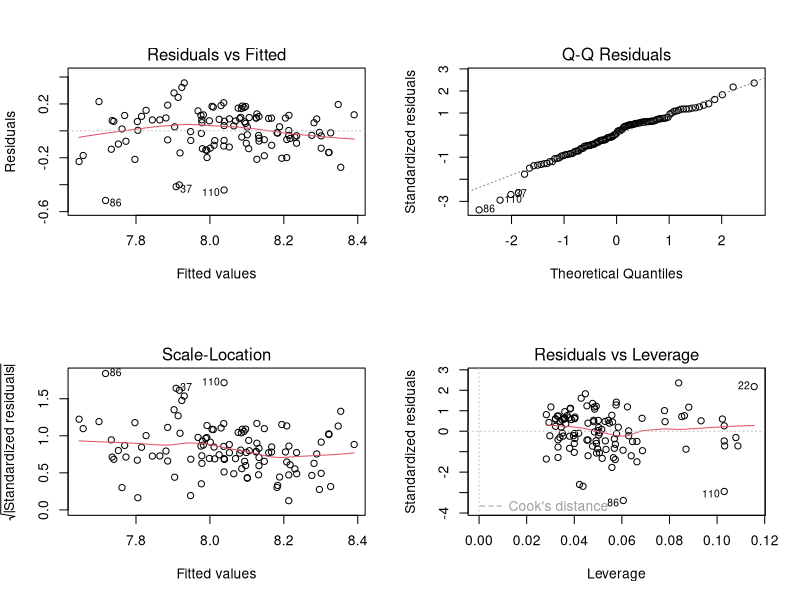

Generate this figure with R:
# ==============================================================================
# SESIÓN 5 · DEL DATO BRUTO A UNA PRIMERA REGRESIÓN
# Pipeline reproducible, lm(), objeto modelo, predicción, diagnóstico y exportación.
# ==============================================================================

library(tidyverse)

# ------------------------------------------------------------------------------
# 1. EL PIPELINE COMPLETO: EL ANÁLISIS DEBE PODER RECONSTRUIRSE
# ------------------------------------------------------------------------------
# PASO 1: importar.
empleo <- read_csv("datos/empleo_peru_bruto.csv", show_col_types = FALSE)

# PASO 2: auditar brevemente.
dim(empleo)
colSums(is.na(empleo))
empleo |> count(id_persona) |> filter(n > 1)

# PASO 3: limpiar y construir variables.
base_modelo <- empleo |>
  distinct(id_persona, .keep_all = TRUE) |>
  mutate(
    region = str_to_title(str_trim(region)),
    edad = if_else(edad >= 18 & edad <= 80, edad, NA_real_),
    ingreso_mensual = if_else(
      is.na(ingreso_mensual) | ingreso_mensual <= 0,
      NA_real_,
      ingreso_mensual
    ),
    ln_ingreso = log(ingreso_mensual),
    experiencia2 = experiencia_anios^2,
    sexo_factor = relevel(factor(sexo), ref = "Hombre"),
    formal_factor = relevel(factor(formal), ref = "No")
  )

# PASO 4: describir.
base_modelo |>
  summarise(
    n = n(),
    ingreso_promedio = mean(ingreso_mensual, na.rm = TRUE),
    educacion_promedio = mean(educacion_anios, na.rm = TRUE)
  )

# ------------------------------------------------------------------------------
# 2. ¿QUÉ HACE lm()?
# ------------------------------------------------------------------------------
# lm() estima un modelo lineal. Aquí lo usamos como puente hacia econometría.
modelo_simple <- lm(
  ln_ingreso ~ educacion_anios,
  data = base_modelo
)

modelo_simple
summary(modelo_simple)

# La parte izquierda de ~ es la variable dependiente.
# La parte derecha contiene la(s) variable(s) explicativa(s).

# ------------------------------------------------------------------------------
# 3. REGRESIÓN MÚLTIPLE: LA FÓRMULA CRECE, LA LÓGICA SE MANTIENE
# ------------------------------------------------------------------------------
modelo_multiple <- lm(
  ln_ingreso ~ educacion_anios + experiencia_anios + experiencia2 +
    sexo_factor + formal_factor,
  data = base_modelo
)

summary(modelo_multiple)

# Advertencia: que una variable esté incluida en una regresión NO demuestra causalidad.

# ------------------------------------------------------------------------------
# 4. EL MODELO TAMBIÉN ES UN OBJETO
# ------------------------------------------------------------------------------
class(modelo_multiple)

# Coeficientes estimados.
coef(modelo_multiple)

# Valores ajustados.
head(fitted(modelo_multiple))

# Residuos.
head(residuals(modelo_multiple))

# Número de observaciones realmente utilizadas por el modelo.
nobs(modelo_multiple)

# Nombres de componentes internos del objeto.
names(modelo_multiple)

# ------------------------------------------------------------------------------
# 5. PREDICCIÓN DIDÁCTICA
# ------------------------------------------------------------------------------
# newdata debe contener las variables y niveles compatibles con el modelo.
nueva_persona <- data.frame(
  educacion_anios = 16,
  experiencia_anios = 8,
  experiencia2 = 8^2,
  sexo_factor = factor("Mujer", levels = levels(base_modelo$sexo_factor)),
  formal_factor = factor("Si", levels = levels(base_modelo$formal_factor))
)

pred_ln <- predict(modelo_multiple, newdata = nueva_persona)
pred_ln

# El modelo usa ln_ingreso; exponenciamos solo para volver a la escala aproximada de ingreso.
exp(pred_ln)

# ------------------------------------------------------------------------------
# 6. DIAGNÓSTICO VISUAL INTRODUCTORIO
# ------------------------------------------------------------------------------
# En RStudio los gráficos aparecen en la pestaña Plots.
par(mfrow = c(2, 2))
plot(modelo_multiple)
par(mfrow = c(1, 1))

# En un curso posterior de econometría se estudiará formalmente qué diagnostica cada gráfico.

# ------------------------------------------------------------------------------
# 7. EXPORTAR RESULTADOS
# ------------------------------------------------------------------------------
dir.create("datos_procesados", showWarnings = FALSE)
dir.create("resultados", showWarnings = FALSE)

# Base analítica final.
write_csv(base_modelo, "datos_procesados/base_modelo.csv")

# Tabla sencilla de coeficientes sin paquetes adicionales.
tabla_coeficientes <- data.frame(
  termino = names(coef(modelo_multiple)),
  estimacion = unname(coef(modelo_multiple))
)

tabla_coeficientes
write_csv(tabla_coeficientes, "resultados/coeficientes_modelo.csv")

# ------------------------------------------------------------------------------
# 8. MINI PROYECTO INTEGRADOR
# ------------------------------------------------------------------------------
# Objetivo didáctico:
# reconstruir un flujo completo desde datos brutos hasta una primera regresión.
#
# TAREAS:
# 1. Abre el proyecto del curso.
# 2. Confirma getwd() y file.exists("datos/empleo_peru_bruto.csv").
# 3. Importa empleo_peru_bruto.csv.
# 4. Revisa dimensiones, nombres, faltantes, categorías y duplicados.
# 5. Conserva una base original y crea otra base limpia mediante código.
# 6. Estandariza region y trata edad/ingreso no plausibles según las reglas del curso.
# 7. Crea ln_ingreso, experiencia2, sexo_factor y formal_factor.
# 8. Construye una tabla descriptiva por region.
# 9. Construye al menos dos gráficos útiles.
# 10. Estima modelo_simple y modelo_multiple.
# 11. Identifica variable dependiente y explicativas.
# 12. Consulta coef(), residuals(), fitted(), nobs() y summary().
# 13. Exporta la base procesada y una tabla de coeficientes.
# 14. Revisa que todo pueda ejecutarse desde arriba hacia abajo en una sesión limpia.

# ------------------------------------------------------------------------------
# 9. COMPROBACIONES FINALES DE REPRODUCIBILIDAD
# ------------------------------------------------------------------------------
stopifnot(exists("base_modelo"))
stopifnot(inherits(modelo_multiple, "lm"))
stopifnot(file.exists("datos_procesados/base_modelo.csv"))
stopifnot(file.exists("resultados/coeficientes_modelo.csv"))

cat("\nSesión 5 completada: pipeline, modelo y exportación ejecutados.\n")

# FIN SESIÓN 5
